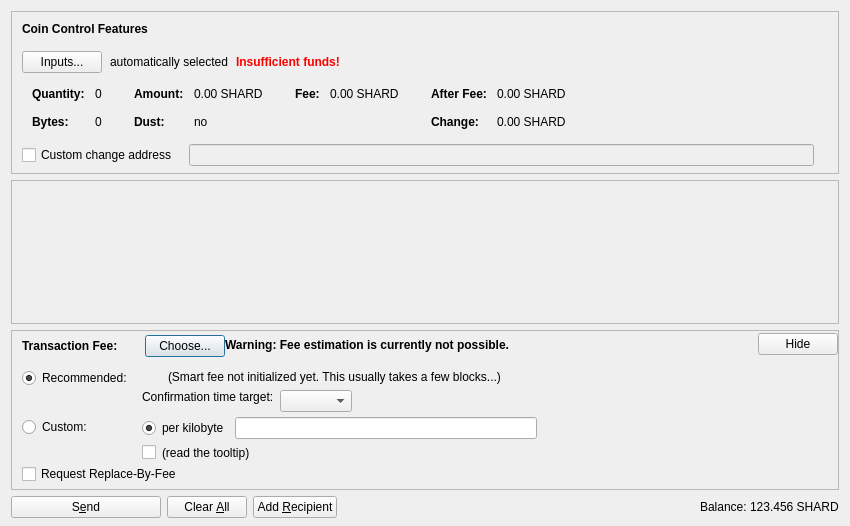
<?xml version="1.0" encoding="UTF-8"?>
<ui version="4.0">
 <class>SendCoinsDialog</class>
 <widget class="QDialog" name="SendCoinsDialog">
  <property name="geometry">
   <rect>
    <x>0</x>
    <y>0</y>
    <width>850</width>
    <height>526</height>
   </rect>
  </property>
  <property name="windowTitle">
   <string>Send Coins</string>
  </property>
  <layout class="QVBoxLayout" name="verticalLayout" stretch="0,1,0,0">
   <property name="bottomMargin">
    <number>8</number>
   </property>
   <item>
    <widget class="QFrame" name="frameCoinControl">
     <property name="sizePolicy">
      <sizepolicy hsizetype="Expanding" vsizetype="Expanding">
       <horstretch>0</horstretch>
       <verstretch>0</verstretch>
      </sizepolicy>
     </property>
     <property name="maximumSize">
      <size>
       <width>16777215</width>
       <height>16777215</height>
      </size>
     </property>
     <property name="frameShape">
      <enum>QFrame::StyledPanel</enum>
     </property>
     <property name="frameShadow">
      <enum>QFrame::Sunken</enum>
     </property>
     <layout class="QVBoxLayout" name="verticalLayoutCoinControl2">
      <property name="spacing">
       <number>0</number>
      </property>
      <property name="leftMargin">
       <number>0</number>
      </property>
      <property name="topMargin">
       <number>0</number>
      </property>
      <property name="rightMargin">
       <number>0</number>
      </property>
      <property name="bottomMargin">
       <number>6</number>
      </property>
      <item>
       <layout class="QVBoxLayout" name="verticalLayoutCoinControl" stretch="0,0,0,0,1">
        <property name="spacing">
         <number>0</number>
        </property>
        <property name="leftMargin">
         <number>10</number>
        </property>
        <property name="topMargin">
         <number>10</number>
        </property>
        <item>
         <layout class="QHBoxLayout" name="horizontalLayoutCoinControl1">
          <property name="bottomMargin">
           <number>15</number>
          </property>
          <item>
           <widget class="QLabel" name="labelCoinControlFeatures">
            <property name="sizePolicy">
             <sizepolicy hsizetype="Preferred" vsizetype="Maximum">
              <horstretch>0</horstretch>
              <verstretch>0</verstretch>
             </sizepolicy>
            </property>
            <property name="font">
             <font>
              <weight>75</weight>
              <bold>true</bold>
             </font>
            </property>
            <property name="styleSheet">
             <string notr="true">font-weight:bold;</string>
            </property>
            <property name="text">
             <string>Coin Control Features</string>
            </property>
           </widget>
          </item>
         </layout>
        </item>
        <item>
         <layout class="QHBoxLayout" name="horizontalLayoutCoinControl2" stretch="0,0,0,0">
          <property name="spacing">
           <number>8</number>
          </property>
          <property name="bottomMargin">
           <number>10</number>
          </property>
          <item>
           <widget class="QPushButton" name="pushButtonCoinControl">
            <property name="styleSheet">
             <string notr="true"/>
            </property>
            <property name="text">
             <string>Inputs...</string>
            </property>
            <property name="autoDefault">
             <bool>false</bool>
            </property>
           </widget>
          </item>
          <item>
           <widget class="QLabel" name="labelCoinControlAutomaticallySelected">
            <property name="text">
             <string>automatically selected</string>
            </property>
            <property name="margin">
             <number>5</number>
            </property>
           </widget>
          </item>
          <item>
           <widget class="QLabel" name="labelCoinControlInsuffFunds">
            <property name="font">
             <font>
              <weight>75</weight>
              <bold>true</bold>
             </font>
            </property>
            <property name="styleSheet">
             <string notr="true">color:red;font-weight:bold;</string>
            </property>
            <property name="text">
             <string>Insufficient funds!</string>
            </property>
            <property name="margin">
             <number>5</number>
            </property>
           </widget>
          </item>
          <item>
           <spacer name="horizontalSpacerCoinControl">
            <property name="orientation">
             <enum>Qt::Horizontal</enum>
            </property>
            <property name="sizeHint" stdset="0">
             <size>
              <width>40</width>
              <height>1</height>
             </size>
            </property>
           </spacer>
          </item>
         </layout>
        </item>
        <item>
         <widget class="QWidget" name="widgetCoinControl" native="true">
          <property name="sizePolicy">
           <sizepolicy hsizetype="Preferred" vsizetype="Preferred">
            <horstretch>0</horstretch>
            <verstretch>0</verstretch>
           </sizepolicy>
          </property>
          <property name="minimumSize">
           <size>
            <width>0</width>
            <height>0</height>
           </size>
          </property>
          <property name="styleSheet">
           <string notr="true"/>
          </property>
          <layout class="QHBoxLayout" name="horizontalLayoutCoinControl5">
           <property name="leftMargin">
            <number>0</number>
           </property>
           <property name="topMargin">
            <number>0</number>
           </property>
           <property name="rightMargin">
            <number>0</number>
           </property>
           <property name="bottomMargin">
            <number>0</number>
           </property>
           <item>
            <layout class="QHBoxLayout" name="horizontalLayoutCoinControl3" stretch="0,0,0,1">
             <property name="spacing">
              <number>20</number>
             </property>
             <property name="topMargin">
              <number>0</number>
             </property>
             <property name="bottomMargin">
              <number>10</number>
             </property>
             <item>
              <layout class="QFormLayout" name="formLayoutCoinControl1">
               <property name="horizontalSpacing">
                <number>10</number>
               </property>
               <property name="verticalSpacing">
                <number>14</number>
               </property>
               <property name="leftMargin">
                <number>10</number>
               </property>
               <property name="topMargin">
                <number>4</number>
               </property>
               <property name="rightMargin">
                <number>6</number>
               </property>
               <item row="0" column="0">
                <widget class="QLabel" name="labelCoinControlQuantityText">
                 <property name="font">
                  <font>
                   <weight>75</weight>
                   <bold>true</bold>
                  </font>
                 </property>
                 <property name="text">
                  <string>Quantity:</string>
                 </property>
                 <property name="margin">
                  <number>0</number>
                 </property>
                </widget>
               </item>
               <item row="0" column="1">
                <widget class="QLabel" name="labelCoinControlQuantity">
                 <property name="cursor">
                  <cursorShape>IBeamCursor</cursorShape>
                 </property>
                 <property name="contextMenuPolicy">
                  <enum>Qt::ActionsContextMenu</enum>
                 </property>
                 <property name="text">
                  <string notr="true">0</string>
                 </property>
                 <property name="margin">
                  <number>0</number>
                 </property>
                 <property name="textInteractionFlags">
                  <set>Qt::LinksAccessibleByMouse|Qt::TextSelectableByKeyboard|Qt::TextSelectableByMouse</set>
                 </property>
                </widget>
               </item>
               <item row="1" column="0">
                <widget class="QLabel" name="labelCoinControlBytesText">
                 <property name="font">
                  <font>
                   <weight>75</weight>
                   <bold>true</bold>
                  </font>
                 </property>
                 <property name="text">
                  <string>Bytes:</string>
                 </property>
                </widget>
               </item>
               <item row="1" column="1">
                <widget class="QLabel" name="labelCoinControlBytes">
                 <property name="cursor">
                  <cursorShape>IBeamCursor</cursorShape>
                 </property>
                 <property name="contextMenuPolicy">
                  <enum>Qt::ActionsContextMenu</enum>
                 </property>
                 <property name="text">
                  <string notr="true">0</string>
                 </property>
                 <property name="textInteractionFlags">
                  <set>Qt::LinksAccessibleByMouse|Qt::TextSelectableByKeyboard|Qt::TextSelectableByMouse</set>
                 </property>
                </widget>
               </item>
              </layout>
             </item>
             <item>
              <layout class="QFormLayout" name="formLayoutCoinControl2">
               <property name="horizontalSpacing">
                <number>10</number>
               </property>
               <property name="verticalSpacing">
                <number>14</number>
               </property>
               <property name="leftMargin">
                <number>6</number>
               </property>
               <property name="topMargin">
                <number>4</number>
               </property>
               <property name="rightMargin">
                <number>6</number>
               </property>
               <item row="0" column="0">
                <widget class="QLabel" name="labelCoinControlAmountText">
                 <property name="font">
                  <font>
                   <weight>75</weight>
                   <bold>true</bold>
                  </font>
                 </property>
                 <property name="text">
                  <string>Amount:</string>
                 </property>
                 <property name="margin">
                  <number>0</number>
                 </property>
                </widget>
               </item>
               <item row="0" column="1">
                <widget class="QLabel" name="labelCoinControlAmount">
                 <property name="cursor">
                  <cursorShape>IBeamCursor</cursorShape>
                 </property>
                 <property name="contextMenuPolicy">
                  <enum>Qt::ActionsContextMenu</enum>
                 </property>
                 <property name="text">
                  <string notr="true">0.00 SHARD</string>
                 </property>
                 <property name="textInteractionFlags">
                  <set>Qt::LinksAccessibleByMouse|Qt::TextSelectableByKeyboard|Qt::TextSelectableByMouse</set>
                 </property>
                </widget>
               </item>
               <item row="1" column="0">
                <widget class="QLabel" name="labelCoinControlLowOutputText">
                 <property name="font">
                  <font>
                   <weight>75</weight>
                   <bold>true</bold>
                  </font>
                 </property>
                 <property name="text">
                  <string>Dust:</string>
                 </property>
                </widget>
               </item>
               <item row="1" column="1">
                <widget class="QLabel" name="labelCoinControlLowOutput">
                 <property name="cursor">
                  <cursorShape>IBeamCursor</cursorShape>
                 </property>
                 <property name="contextMenuPolicy">
                  <enum>Qt::ActionsContextMenu</enum>
                 </property>
                 <property name="text">
                  <string notr="true">no</string>
                 </property>
                 <property name="textInteractionFlags">
                  <set>Qt::LinksAccessibleByMouse|Qt::TextSelectableByKeyboard|Qt::TextSelectableByMouse</set>
                 </property>
                </widget>
               </item>
              </layout>
             </item>
             <item>
              <layout class="QFormLayout" name="formLayoutCoinControl3">
               <property name="horizontalSpacing">
                <number>10</number>
               </property>
               <property name="verticalSpacing">
                <number>14</number>
               </property>
               <property name="leftMargin">
                <number>6</number>
               </property>
               <property name="topMargin">
                <number>4</number>
               </property>
               <property name="rightMargin">
                <number>6</number>
               </property>
               <item row="0" column="0">
                <widget class="QLabel" name="labelCoinControlFeeText">
                 <property name="font">
                  <font>
                   <weight>75</weight>
                   <bold>true</bold>
                  </font>
                 </property>
                 <property name="text">
                  <string>Fee:</string>
                 </property>
                 <property name="margin">
                  <number>0</number>
                 </property>
                </widget>
               </item>
               <item row="0" column="1">
                <widget class="QLabel" name="labelCoinControlFee">
                 <property name="cursor">
                  <cursorShape>IBeamCursor</cursorShape>
                 </property>
                 <property name="contextMenuPolicy">
                  <enum>Qt::ActionsContextMenu</enum>
                 </property>
                 <property name="text">
                  <string notr="true">0.00 SHARD</string>
                 </property>
                 <property name="textInteractionFlags">
                  <set>Qt::LinksAccessibleByMouse|Qt::TextSelectableByKeyboard|Qt::TextSelectableByMouse</set>
                 </property>
                </widget>
               </item>
              </layout>
             </item>
             <item>
              <layout class="QFormLayout" name="formLayoutCoinControl4">
               <property name="horizontalSpacing">
                <number>10</number>
               </property>
               <property name="verticalSpacing">
                <number>14</number>
               </property>
               <property name="leftMargin">
                <number>6</number>
               </property>
               <property name="topMargin">
                <number>4</number>
               </property>
               <property name="rightMargin">
                <number>6</number>
               </property>
               <item row="0" column="0">
                <widget class="QLabel" name="labelCoinControlAfterFeeText">
                 <property name="font">
                  <font>
                   <weight>75</weight>
                   <bold>true</bold>
                  </font>
                 </property>
                 <property name="text">
                  <string>After Fee:</string>
                 </property>
                 <property name="margin">
                  <number>0</number>
                 </property>
                </widget>
               </item>
               <item row="0" column="1">
                <widget class="QLabel" name="labelCoinControlAfterFee">
                 <property name="cursor">
                  <cursorShape>IBeamCursor</cursorShape>
                 </property>
                 <property name="contextMenuPolicy">
                  <enum>Qt::ActionsContextMenu</enum>
                 </property>
                 <property name="text">
                  <string notr="true">0.00 SHARD</string>
                 </property>
                 <property name="textInteractionFlags">
                  <set>Qt::LinksAccessibleByMouse|Qt::TextSelectableByKeyboard|Qt::TextSelectableByMouse</set>
                 </property>
                </widget>
               </item>
               <item row="1" column="0">
                <widget class="QLabel" name="labelCoinControlChangeText">
                 <property name="font">
                  <font>
                   <weight>75</weight>
                   <bold>true</bold>
                  </font>
                 </property>
                 <property name="text">
                  <string>Change:</string>
                 </property>
                </widget>
               </item>
               <item row="1" column="1">
                <widget class="QLabel" name="labelCoinControlChange">
                 <property name="cursor">
                  <cursorShape>IBeamCursor</cursorShape>
                 </property>
                 <property name="contextMenuPolicy">
                  <enum>Qt::ActionsContextMenu</enum>
                 </property>
                 <property name="text">
                  <string notr="true">0.00 SHARD</string>
                 </property>
                 <property name="textInteractionFlags">
                  <set>Qt::LinksAccessibleByMouse|Qt::TextSelectableByKeyboard|Qt::TextSelectableByMouse</set>
                 </property>
                </widget>
               </item>
              </layout>
             </item>
            </layout>
           </item>
          </layout>
         </widget>
        </item>
        <item>
         <layout class="QHBoxLayout" name="horizontalLayoutCoinControl4" stretch="0,0,0">
          <property name="spacing">
           <number>12</number>
          </property>
          <property name="sizeConstraint">
           <enum>QLayout::SetDefaultConstraint</enum>
          </property>
          <property name="topMargin">
           <number>5</number>
          </property>
          <property name="rightMargin">
           <number>5</number>
          </property>
          <item>
           <widget class="QCheckBox" name="checkBoxCoinControlChange">
            <property name="toolTip">
             <string>If this is activated, but the change address is empty or invalid, change will be sent to a newly generated address.</string>
            </property>
            <property name="text">
             <string>Custom change address</string>
            </property>
           </widget>
          </item>
          <item>
           <widget class="QValidatedLineEdit" name="lineEditCoinControlChange">
            <property name="enabled">
             <bool>false</bool>
            </property>
            <property name="sizePolicy">
             <sizepolicy hsizetype="Expanding" vsizetype="Fixed">
              <horstretch>0</horstretch>
              <verstretch>0</verstretch>
             </sizepolicy>
            </property>
           </widget>
          </item>
          <item>
           <widget class="QLabel" name="labelCoinControlChangeLabel">
            <property name="sizePolicy">
             <sizepolicy hsizetype="Preferred" vsizetype="Expanding">
              <horstretch>0</horstretch>
              <verstretch>0</verstretch>
             </sizepolicy>
            </property>
            <property name="minimumSize">
             <size>
              <width>0</width>
              <height>0</height>
             </size>
            </property>
            <property name="text">
             <string/>
            </property>
            <property name="margin">
             <number>3</number>
            </property>
           </widget>
          </item>
         </layout>
        </item>
        <item>
         <spacer name="verticalSpacerCoinControl">
          <property name="orientation">
           <enum>Qt::Vertical</enum>
          </property>
          <property name="sizeHint" stdset="0">
           <size>
            <width>800</width>
            <height>1</height>
           </size>
          </property>
         </spacer>
        </item>
       </layout>
      </item>
     </layout>
    </widget>
   </item>
   <item>
    <widget class="QScrollArea" name="scrollArea">
     <property name="widgetResizable">
      <bool>true</bool>
     </property>
     <widget class="QWidget" name="scrollAreaWidgetContents">
      <property name="geometry">
       <rect>
        <x>0</x>
        <y>0</y>
        <width>830</width>
        <height>104</height>
       </rect>
      </property>
      <layout class="QVBoxLayout" name="verticalLayout_2" stretch="0,1">
       <property name="leftMargin">
        <number>0</number>
       </property>
       <property name="topMargin">
        <number>0</number>
       </property>
       <property name="rightMargin">
        <number>0</number>
       </property>
       <property name="bottomMargin">
        <number>0</number>
       </property>
       <item>
        <layout class="QVBoxLayout" name="entries">
         <property name="spacing">
          <number>6</number>
         </property>
        </layout>
       </item>
       <item>
        <spacer name="verticalSpacer">
         <property name="orientation">
          <enum>Qt::Vertical</enum>
         </property>
         <property name="sizeHint" stdset="0">
          <size>
           <width>20</width>
           <height>40</height>
          </size>
         </property>
        </spacer>
       </item>
      </layout>
     </widget>
    </widget>
   </item>
   <item>
    <widget class="QFrame" name="frameFee">
     <property name="sizePolicy">
      <sizepolicy hsizetype="Expanding" vsizetype="Expanding">
       <horstretch>0</horstretch>
       <verstretch>0</verstretch>
      </sizepolicy>
     </property>
     <property name="maximumSize">
      <size>
       <width>16777215</width>
       <height>16777215</height>
      </size>
     </property>
     <property name="frameShape">
      <enum>QFrame::StyledPanel</enum>
     </property>
     <property name="frameShadow">
      <enum>QFrame::Sunken</enum>
     </property>
     <layout class="QVBoxLayout" name="verticalLayoutFee1">
      <property name="spacing">
       <number>0</number>
      </property>
      <property name="leftMargin">
       <number>0</number>
      </property>
      <property name="topMargin">
       <number>0</number>
      </property>
      <property name="rightMargin">
       <number>0</number>
      </property>
      <property name="bottomMargin">
       <number>0</number>
      </property>
      <item>
       <layout class="QVBoxLayout" name="verticalLayoutFee2" stretch="0,0,0">
        <property name="spacing">
         <number>0</number>
        </property>
        <property name="leftMargin">
         <number>10</number>
        </property>
        <property name="topMargin">
         <number>0</number>
        </property>
        <item>
         <layout class="QHBoxLayout" name="horizontalLayoutFee1">
          <property name="bottomMargin">
           <number>0</number>
          </property>
          <item>
           <layout class="QVBoxLayout" name="verticalLayoutFee7">
            <property name="spacing">
             <number>0</number>
            </property>
            <item>
             <spacer name="verticalSpacerSmartFee">
              <property name="orientation">
               <enum>Qt::Vertical</enum>
              </property>
              <property name="sizeType">
               <enum>QSizePolicy::Fixed</enum>
              </property>
              <property name="sizeHint" stdset="0">
               <size>
                <width>1</width>
                <height>4</height>
               </size>
              </property>
             </spacer>
            </item>
            <item>
             <layout class="QHBoxLayout" name="horizontalLayoutSmartFee">
              <property name="spacing">
               <number>10</number>
              </property>
              <item>
               <widget class="QLabel" name="labelFeeHeadline">
                <property name="sizePolicy">
                 <sizepolicy hsizetype="Preferred" vsizetype="Maximum">
                  <horstretch>0</horstretch>
                  <verstretch>0</verstretch>
                 </sizepolicy>
                </property>
                <property name="font">
                 <font>
                  <weight>75</weight>
                  <bold>true</bold>
                 </font>
                </property>
                <property name="styleSheet">
                 <string notr="true">font-weight:bold;</string>
                </property>
                <property name="text">
                 <string>Transaction Fee:</string>
                </property>
               </widget>
              </item>
              <item>
               <widget class="QLabel" name="labelFeeMinimized">
                <property name="text">
                 <string/>
                </property>
               </widget>
              </item>
              <item>
               <widget class="QPushButton" name="buttonChooseFee">
                <property name="text">
                 <string>Choose...</string>
                </property>
               </widget>
              </item>
             </layout>
            </item>
            <item>
             <spacer name="verticalSpacer_5">
              <property name="orientation">
               <enum>Qt::Vertical</enum>
              </property>
              <property name="sizeHint" stdset="0">
               <size>
                <width>1</width>
                <height>1</height>
               </size>
              </property>
             </spacer>
            </item>
           </layout>
          </item>
          <item>
           <widget class="QLabel" name="fallbackFeeWarningLabel">
            <property name="toolTip">
             <string>Using the fallbackfee can result in sending a transaction that will take several hours or days (or never) to confirm. Consider choosing your fee manually or wait until you have validated the complete chain.</string>
            </property>
            <property name="font">
            <font>
                <weight>75</weight>
                <bold>true</bold>
            </font>
            </property>
            <property name="text">
             <string>Warning: Fee estimation is currently not possible.</string>
            </property>
            <property name="wordWrap">
             <bool>false</bool>
            </property>
           </widget>
          </item>
          <item>
           <spacer name="horizontalSpacer_4">
            <property name="orientation">
             <enum>Qt::Horizontal</enum>
            </property>
            <property name="sizeType">
             <enum>QSizePolicy::MinimumExpanding</enum>
            </property>
            <property name="sizeHint" stdset="0">
             <size>
              <width>40</width>
              <height>20</height>
             </size>
            </property>
           </spacer>
          </item>
          <item>
           <widget class="QPushButton" name="buttonMinimizeFee">
            <property name="toolTip">
             <string>collapse fee-settings</string>
            </property>
            <property name="text">
             <string>Hide</string>
            </property>
           </widget>
          </item>
         </layout>
        </item>
        <item>
         <widget class="QFrame" name="frameFeeSelection">
          <layout class="QVBoxLayout" name="verticalLayoutFee12">
           <property name="spacing">
            <number>0</number>
           </property>
           <property name="leftMargin">
            <number>0</number>
           </property>
           <property name="topMargin">
            <number>0</number>
           </property>
           <property name="rightMargin">
            <number>0</number>
           </property>
           <property name="bottomMargin">
            <number>0</number>
           </property>
           <item>
            <layout class="QGridLayout" name="gridLayoutFee">
             <property name="topMargin">
              <number>10</number>
             </property>
             <property name="bottomMargin">
              <number>4</number>
             </property>
             <property name="horizontalSpacing">
              <number>10</number>
             </property>
             <property name="verticalSpacing">
              <number>4</number>
             </property>
             <item row="1" column="1">
              <layout class="QVBoxLayout" name="verticalLayoutFee8">
               <property name="spacing">
                <number>6</number>
               </property>
               <item>
                <layout class="QHBoxLayout" name="horizontalLayoutFee13">
                 <item>
                  <widget class="QRadioButton" name="radioCustomPerKilobyte">
                   <property name="toolTip">
                    <string>If the custom fee is set to 1000 satoshis and the transaction is only 250 bytes, then &quot;per kilobyte&quot; only pays 250 satoshis in fee, while &quot;total at least&quot; pays 1000 satoshis. For transactions bigger than a kilobyte both pay by kilobyte.</string>
                   </property>
                   <property name="text">
                    <string>per kilobyte</string>
                   </property>
                   <property name="checked">
                    <bool>true</bool>
                   </property>
                   <attribute name="buttonGroup">
                    <string notr="true">groupCustomFee</string>
                   </attribute>
                  </widget>
                 </item>
                 <item>
                  <widget class="BitcoinAmountField" name="customFee"/>
                 </item>
                 <item>
                  <spacer name="horizontalSpacer_6">
                   <property name="orientation">
                    <enum>Qt::Horizontal</enum>
                   </property>
                   <property name="sizeHint" stdset="0">
                    <size>
                     <width>1</width>
                     <height>1</height>
                    </size>
                   </property>
                  </spacer>
                 </item>
                </layout>
               </item>
               <item>
                <layout class="QHBoxLayout" name="horizontalLayoutFee8">
                 <item>
                  <widget class="QCheckBox" name="checkBoxMinimumFee">
                   <property name="toolTip">
                    <string>Paying only the minimum fee is just fine as long as there is less transaction volume than space in the blocks. But be aware that this can end up in a never confirming transaction once there is more demand for shard transactions than the network can process.</string>
                   </property>
                   <property name="text">
                    <string/>
                   </property>
                  </widget>
                 </item>
                 <item>
                  <widget class="QLabel" name="labelMinFeeWarning">
                   <property name="enabled">
                    <bool>true</bool>
                   </property>
                   <property name="toolTip">
                    <string>Paying only the minimum fee is just fine as long as there is less transaction volume than space in the blocks. But be aware that this can end up in a never confirming transaction once there is more demand for shard transactions than the network can process.</string>
                   </property>
                   <property name="text">
                    <string>(read the tooltip)</string>
                   </property>
                   <property name="margin">
                    <number>5</number>
                   </property>
                  </widget>
                 </item>
                 <item>
                  <spacer name="horizontalSpacer_2">
                   <property name="orientation">
                    <enum>Qt::Horizontal</enum>
                   </property>
                   <property name="sizeHint" stdset="0">
                    <size>
                     <width>1</width>
                     <height>1</height>
                    </size>
                   </property>
                  </spacer>
                 </item>
                </layout>
               </item>
              </layout>
             </item>
             <item row="0" column="0">
              <layout class="QVBoxLayout" name="verticalLayoutFee4" stretch="0,1">
               <item>
                <widget class="QRadioButton" name="radioSmartFee">
                 <property name="text">
                  <string>Recommended:</string>
                 </property>
                 <property name="checked">
                  <bool>true</bool>
                 </property>
                 <attribute name="buttonGroup">
                  <string notr="true">groupFee</string>
                 </attribute>
                </widget>
               </item>
               <item>
                <spacer name="verticalSpacer_2">
                 <property name="orientation">
                  <enum>Qt::Vertical</enum>
                 </property>
                 <property name="sizeHint" stdset="0">
                  <size>
                   <width>1</width>
                   <height>1</height>
                  </size>
                 </property>
                </spacer>
               </item>
              </layout>
             </item>
             <item row="1" column="0">
              <layout class="QVBoxLayout" name="verticalLayoutFee9" stretch="0,1">
               <item>
                <widget class="QRadioButton" name="radioCustomFee">
                 <property name="text">
                  <string>Custom:</string>
                 </property>
                 <attribute name="buttonGroup">
                  <string notr="true">groupFee</string>
                 </attribute>
                </widget>
               </item>
               <item>
                <spacer name="verticalSpacer_6">
                 <property name="orientation">
                  <enum>Qt::Vertical</enum>
                 </property>
                 <property name="sizeHint" stdset="0">
                  <size>
                   <width>1</width>
                   <height>1</height>
                  </size>
                 </property>
                </spacer>
               </item>
              </layout>
             </item>
             <item row="0" column="1">
              <layout class="QVBoxLayout" name="verticalLayoutFee3" stretch="0,0,1">
               <property name="spacing">
                <number>6</number>
               </property>
               <property name="topMargin">
                <number>2</number>
               </property>
               <item>
                <layout class="QHBoxLayout" name="horizontalLayoutFee12">
                 <item>
                  <widget class="QLabel" name="labelSmartFee">
                   <property name="text">
                    <string/>
                   </property>
                   <property name="margin">
                    <number>2</number>
                   </property>
                  </widget>
                 </item>
                 <item>
                  <widget class="QLabel" name="labelFeeEstimation">
                   <property name="text">
                    <string/>
                   </property>
                  </widget>
                 </item>
                 <item>
                  <widget class="QLabel" name="labelSmartFee2">
                   <property name="text">
                    <string>(Smart fee not initialized yet. This usually takes a few blocks...)</string>
                   </property>
                   <property name="margin">
                    <number>2</number>
                   </property>
                  </widget>
                 </item>
                 <item>
                  <spacer name="horizontalSpacer_5">
                   <property name="orientation">
                    <enum>Qt::Horizontal</enum>
                   </property>
                   <property name="sizeHint" stdset="0">
                    <size>
                     <width>1</width>
                     <height>1</height>
                    </size>
                   </property>
                  </spacer>
                 </item>
                </layout>
               </item>
               <item>
                <layout class="QHBoxLayout" name="horizontalLayoutFee9">
                 <item>
                  <layout class="QVBoxLayout" name="verticalLayoutFee6">
                   <item>
                    <widget class="QLabel" name="labelSmartFee3">
                     <property name="text">
                      <string>Confirmation time target:</string>
                     </property>
                     <property name="margin">
                      <number>2</number>
                     </property>
                    </widget>
                   </item>
                   <item>
                    <spacer name="verticalSpacer_3">
                     <property name="orientation">
                      <enum>Qt::Vertical</enum>
                     </property>
                     <property name="sizeHint" stdset="0">
                      <size>
                       <width>1</width>
                       <height>1</height>
                      </size>
                     </property>
                    </spacer>
                   </item>
                  </layout>
                 </item>
                 <item>
                  <layout class="QVBoxLayout" name="verticalLayoutFee5">
                   <property name="rightMargin">
                    <number>30</number>
                   </property>
                   <item>
                    <layout class="QHBoxLayout" name="horizontalLayoutConfTarget">
                     <property name="bottomMargin">
                      <number>0</number>
                     </property>
                     <item>
                      <widget class="QComboBox" name="confTargetSelector"/>
                     </item>
                     <item>
                      <spacer name="horizontalSpacerConfTarget">
                       <property name="orientation">
                        <enum>Qt::Horizontal</enum>
                       </property>
                       <property name="sizeHint" stdset="0">
                        <size>
                         <width>40</width>
                         <height>20</height>
                        </size>
                       </property>
                      </spacer>
                     </item>
                    </layout>
                   </item>
                  </layout>
                 </item>
                </layout>
               </item>
               <item>
                <spacer name="verticalSpacer_4">
                 <property name="orientation">
                  <enum>Qt::Vertical</enum>
                 </property>
                 <property name="sizeHint" stdset="0">
                  <size>
                   <width>1</width>
                   <height>1</height>
                  </size>
                 </property>
                </spacer>
               </item>
              </layout>
             </item>
            </layout>
           </item>
           <item>
            <widget class="QCheckBox" name="optInRBF">
             <property name="text">
              <string>Request Replace-By-Fee</string>
             </property>
             <property name="toolTip">
              <string>Indicates that the sender may wish to replace this transaction with a new one paying higher fees (prior to being confirmed).</string>
             </property>
            </widget>
           </item>
          </layout>
         </widget>
        </item>
        <item>
         <spacer name="verticalSpacerFee">
          <property name="orientation">
           <enum>Qt::Vertical</enum>
          </property>
          <property name="sizeHint" stdset="0">
           <size>
            <width>40</width>
            <height>5</height>
           </size>
          </property>
         </spacer>
        </item>
       </layout>
      </item>
     </layout>
    </widget>
   </item>
   <item>
    <layout class="QHBoxLayout" name="horizontalLayout">
     <item>
      <widget class="QPushButton" name="sendButton">
       <property name="minimumSize">
        <size>
         <width>150</width>
         <height>0</height>
        </size>
       </property>
       <property name="toolTip">
        <string>Confirm the send action</string>
       </property>
       <property name="text">
        <string>S&amp;end</string>
       </property>
       <property name="icon">
        <iconset resource="../bitcoin.qrc">
         <normaloff>:/icons/send</normaloff>:/icons/send</iconset>
       </property>
       <property name="autoDefault">
        <bool>false</bool>
       </property>
       <property name="default">
        <bool>false</bool>
       </property>
      </widget>
     </item>
     <item>
      <widget class="QPushButton" name="clearButton">
       <property name="sizePolicy">
        <sizepolicy hsizetype="Minimum" vsizetype="Fixed">
         <horstretch>0</horstretch>
         <verstretch>0</verstretch>
        </sizepolicy>
       </property>
       <property name="toolTip">
        <string>Clear all fields of the form.</string>
       </property>
       <property name="text">
        <string>Clear &amp;All</string>
       </property>
       <property name="icon">
        <iconset resource="../bitcoin.qrc">
         <normaloff>:/icons/remove</normaloff>:/icons/remove</iconset>
       </property>
       <property name="autoDefault">
        <bool>false</bool>
       </property>
      </widget>
     </item>
     <item>
      <widget class="QPushButton" name="addButton">
       <property name="toolTip">
        <string>Send to multiple recipients at once</string>
       </property>
       <property name="text">
        <string>Add &amp;Recipient</string>
       </property>
       <property name="icon">
        <iconset resource="../bitcoin.qrc">
         <normaloff>:/icons/add</normaloff>:/icons/add</iconset>
       </property>
       <property name="autoDefault">
        <bool>false</bool>
       </property>
      </widget>
     </item>
     <item>
      <spacer name="horizontalSpacer">
       <property name="orientation">
        <enum>Qt::Horizontal</enum>
       </property>
       <property name="sizeHint" stdset="0">
        <size>
         <width>40</width>
         <height>20</height>
        </size>
       </property>
      </spacer>
     </item>
     <item>
      <layout class="QHBoxLayout" name="horizontalLayout_2">
       <property name="spacing">
        <number>3</number>
       </property>
       <item>
        <widget class="QLabel" name="label">
         <property name="sizePolicy">
          <sizepolicy hsizetype="Preferred" vsizetype="Fixed">
           <horstretch>0</horstretch>
           <verstretch>0</verstretch>
          </sizepolicy>
         </property>
         <property name="text">
          <string>Balance:</string>
         </property>
        </widget>
       </item>
       <item>
        <widget class="QLabel" name="labelBalance">
         <property name="sizePolicy">
          <sizepolicy hsizetype="Preferred" vsizetype="Fixed">
           <horstretch>0</horstretch>
           <verstretch>0</verstretch>
          </sizepolicy>
         </property>
         <property name="cursor">
          <cursorShape>IBeamCursor</cursorShape>
         </property>
         <property name="text">
          <string notr="true">123.456 SHARD</string>
         </property>
         <property name="textInteractionFlags">
          <set>Qt::LinksAccessibleByMouse|Qt::TextSelectableByKeyboard|Qt::TextSelectableByMouse</set>
         </property>
        </widget>
       </item>
      </layout>
     </item>
    </layout>
   </item>
  </layout>
 </widget>
 <customwidgets>
  <customwidget>
   <class>QValidatedLineEdit</class>
   <extends>QLineEdit</extends>
   <header>qvalidatedlineedit.h</header>
  </customwidget>
  <customwidget>
   <class>BitcoinAmountField</class>
   <extends>QLineEdit</extends>
   <header>bitcoinamountfield.h</header>
   <container>1</container>
  </customwidget>
 </customwidgets>
 <resources>
  <include location="../bitcoin.qrc"/>
 </resources>
 <connections/>
 <buttongroups>
  <buttongroup name="groupFee"/>
  <buttongroup name="groupCustomFee"/>
 </buttongroups>
</ui>
